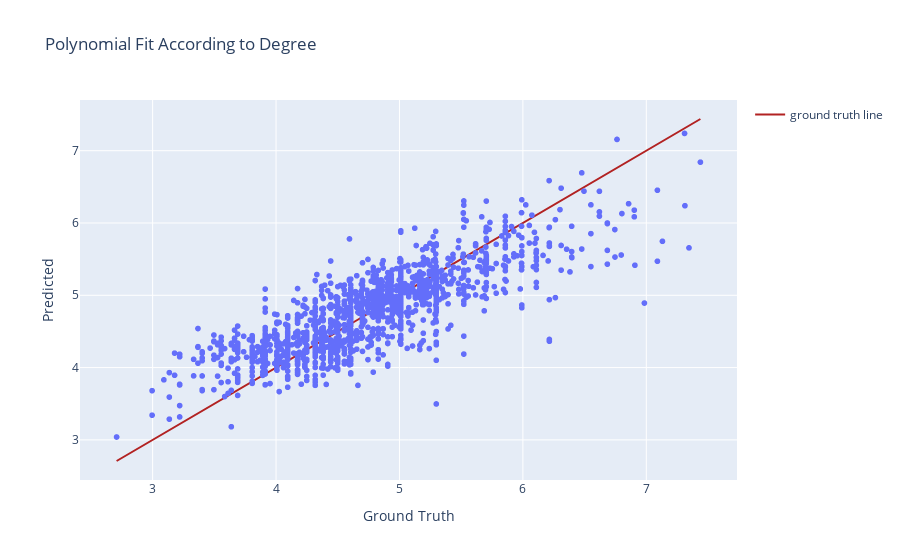

The notebook cell saved with this chart:
### Code cell
plot_graphs(y_test, yhat_test, degree=1)

### Figure 1 — Plotly figure (JSON) as saved in the notebook; plotly's stock layout.template omitted (floating-point values rounded to 4 significant figures; data arrays with more than 128 entries replaced by an {"elided": "..."} marker saying what was removed)
{"data": [{"hovertemplate": "ground truth=%{x}<br>Predicted=%{y}<extra></extra>", "legendgroup": "", "marker": {"color": "#636efa", "symbol": "circle"}, "mode": "markers", "name": "", "showlegend": false, "type": "scattergl", "x": {"elided": "1478 float values"}, "xaxis": "x", "y": {"elided": "1478 float values"}, "yaxis": "y"}, {"line": {"color": "firebrick", "width": 2}, "mode": "lines", "name": "ground truth line", "type": "scatter", "x": {"elided": "1478 float values"}, "y": {"elided": "1478 float values"}}], "layout": {"legend": {"tracegroupgap": 0}, "title": {"text": "Polynomial Fit According to Degree"}, "xaxis": {"anchor": "y", "domain": [0, 1], "title": {"text": "Ground Truth"}}, "yaxis": {"anchor": "x", "domain": [0, 1], "title": {"text": "Predicted"}}}}
